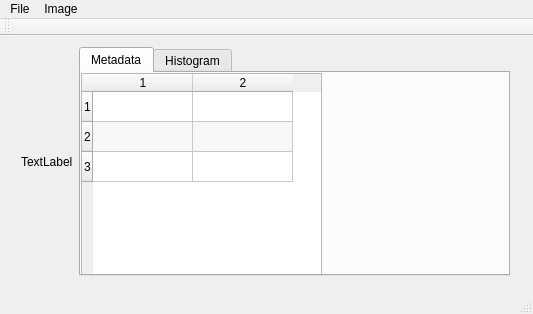
<?xml version="1.0" encoding="UTF-8"?>
<ui version="4.0">
 <class>MainWindow</class>
 <widget class="QMainWindow" name="MainWindow">
  <property name="geometry">
   <rect>
    <x>0</x>
    <y>0</y>
    <width>533</width>
    <height>314</height>
   </rect>
  </property>
  <property name="sizePolicy">
   <sizepolicy hsizetype="Expanding" vsizetype="Expanding">
    <horstretch>0</horstretch>
    <verstretch>0</verstretch>
   </sizepolicy>
  </property>
  <property name="maximumSize">
   <size>
    <width>533</width>
    <height>314</height>
   </size>
  </property>
  <property name="windowTitle">
   <string>MainWindow</string>
  </property>
  <widget class="QWidget" name="centralWidget">
   <widget class="QWidget" name="gridLayoutWidget">
    <property name="geometry">
     <rect>
      <x>10</x>
      <y>0</y>
      <width>511</width>
      <height>251</height>
     </rect>
    </property>
    <layout class="QGridLayout" name="gridLayout">
     <item row="0" column="1">
      <widget class="QTabWidget" name="tabWidget">
       <property name="currentIndex">
        <number>0</number>
       </property>
       <widget class="QWidget" name="metadataTab">
        <attribute name="title">
         <string>Metadata</string>
        </attribute>
        <widget class="QTableWidget" name="metadataTableWidget">
         <property name="geometry">
          <rect>
           <x>0</x>
           <y>0</y>
           <width>241</width>
           <height>221</height>
          </rect>
         </property>
         <property name="alternatingRowColors">
          <bool>true</bool>
         </property>
         <property name="rowCount">
          <number>3</number>
         </property>
         <property name="columnCount">
          <number>2</number>
         </property>
         <row/>
         <row/>
         <row/>
         <column/>
         <column/>
        </widget>
       </widget>
       <widget class="QWidget" name="histogramTab">
        <attribute name="title">
         <string>Histogram</string>
        </attribute>
       </widget>
      </widget>
     </item>
     <item row="0" column="0">
      <widget class="QLabel" name="imageLabel">
       <property name="text">
        <string>TextLabel</string>
       </property>
      </widget>
     </item>
    </layout>
   </widget>
  </widget>
  <widget class="QMenuBar" name="menuBar">
   <property name="geometry">
    <rect>
     <x>0</x>
     <y>0</y>
     <width>533</width>
     <height>22</height>
    </rect>
   </property>
   <widget class="QMenu" name="menuFile">
    <property name="title">
     <string>File</string>
    </property>
    <addaction name="actionOpen"/>
    <addaction name="actionSave"/>
    <addaction name="separator"/>
    <addaction name="actionQuit"/>
   </widget>
   <widget class="QMenu" name="menuEdit">
    <property name="title">
     <string>Image</string>
    </property>
    <addaction name="actionInvert"/>
   </widget>
   <addaction name="menuFile"/>
   <addaction name="menuEdit"/>
  </widget>
  <widget class="QToolBar" name="mainToolBar">
   <attribute name="toolBarArea">
    <enum>TopToolBarArea</enum>
   </attribute>
   <attribute name="toolBarBreak">
    <bool>false</bool>
   </attribute>
  </widget>
  <widget class="QStatusBar" name="statusBar"/>
  <action name="actionOpen">
   <property name="text">
    <string>Open</string>
   </property>
  </action>
  <action name="actionSave">
   <property name="text">
    <string>Save</string>
   </property>
  </action>
  <action name="actionQuit">
   <property name="text">
    <string>Quit</string>
   </property>
  </action>
  <action name="actionInvert">
   <property name="text">
    <string>Invert</string>
   </property>
  </action>
 </widget>
 <layoutdefault spacing="6" margin="11"/>
 <resources/>
 <connections/>
</ui>
